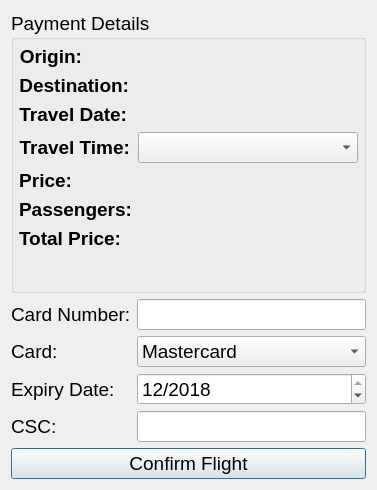
<?xml version="1.0" encoding="UTF-8"?>
<ui version="4.0">
 <class>PaymentWindow</class>
 <widget class="QDialog" name="PaymentWindow">
  <property name="geometry">
   <rect>
    <x>0</x>
    <y>0</y>
    <width>377</width>
    <height>490</height>
   </rect>
  </property>
  <property name="font">
   <font>
    <pointsize>14</pointsize>
   </font>
  </property>
  <property name="windowTitle">
   <string>Dialog</string>
  </property>
  <layout class="QGridLayout" name="gridLayout" rowstretch="10,0,0">
   <item row="1" column="0">
    <layout class="QFormLayout" name="formLayout">
     <item row="0" column="0">
      <widget class="QLabel" name="label">
       <property name="text">
        <string>Card Number:</string>
       </property>
      </widget>
     </item>
     <item row="0" column="1">
      <widget class="QLineEdit" name="txtCardNum"/>
     </item>
     <item row="1" column="0">
      <widget class="QLabel" name="label_2">
       <property name="text">
        <string>Card:</string>
       </property>
      </widget>
     </item>
     <item row="1" column="1">
      <widget class="QComboBox" name="cbxCard">
       <property name="currentText">
        <string>Mastercard</string>
       </property>
       <property name="currentIndex">
        <number>0</number>
       </property>
       <item>
        <property name="text">
         <string>Mastercard</string>
        </property>
       </item>
       <item>
        <property name="text">
         <string>Visa Card</string>
        </property>
       </item>
       <item>
        <property name="text">
         <string>JBC</string>
        </property>
       </item>
      </widget>
     </item>
     <item row="2" column="0">
      <widget class="QLabel" name="label_3">
       <property name="text">
        <string>Expiry Date:</string>
       </property>
      </widget>
     </item>
     <item row="3" column="0">
      <widget class="QLabel" name="label_4">
       <property name="text">
        <string>CSC:</string>
       </property>
      </widget>
     </item>
     <item row="3" column="1">
      <widget class="QLineEdit" name="txtCSC"/>
     </item>
     <item row="2" column="1">
      <layout class="QHBoxLayout" name="horizontalLayout">
       <item>
        <widget class="QDateEdit" name="txtExpDate">
         <property name="dateTime">
          <datetime>
           <hour>0</hour>
           <minute>0</minute>
           <second>0</second>
           <year>2018</year>
           <month>12</month>
           <day>1</day>
          </datetime>
         </property>
         <property name="displayFormat">
          <string>M/yyyy</string>
         </property>
        </widget>
       </item>
      </layout>
     </item>
    </layout>
   </item>
   <item row="2" column="0">
    <widget class="QPushButton" name="btnConfirmFlight">
     <property name="text">
      <string>Confirm Flight</string>
     </property>
    </widget>
   </item>
   <item row="0" column="0">
    <widget class="QGroupBox" name="groupBox">
     <property name="title">
      <string>Payment Details</string>
     </property>
     <layout class="QGridLayout" name="gridLayout_2">
      <property name="leftMargin">
       <number>5</number>
      </property>
      <property name="topMargin">
       <number>5</number>
      </property>
      <property name="rightMargin">
       <number>5</number>
      </property>
      <property name="bottomMargin">
       <number>5</number>
      </property>
      <item row="0" column="0">
       <layout class="QFormLayout" name="formLayout_3">
        <item row="0" column="0">
         <widget class="QLabel" name="label_6">
          <property name="font">
           <font>
            <pointsize>14</pointsize>
            <weight>75</weight>
            <bold>true</bold>
           </font>
          </property>
          <property name="text">
           <string>Origin:</string>
          </property>
          <property name="alignment">
           <set>Qt::AlignRight|Qt::AlignTrailing|Qt::AlignVCenter</set>
          </property>
         </widget>
        </item>
        <item row="0" column="1">
         <widget class="QLabel" name="lblOrigin">
          <property name="text">
           <string>&lt;origin&gt;</string>
          </property>
          <property name="alignment">
           <set>Qt::AlignLeading|Qt::AlignLeft|Qt::AlignVCenter</set>
          </property>
         </widget>
        </item>
        <item row="1" column="0">
         <widget class="QLabel" name="label_23">
          <property name="font">
           <font>
            <pointsize>14</pointsize>
            <weight>75</weight>
            <bold>true</bold>
           </font>
          </property>
          <property name="text">
           <string>Destination:</string>
          </property>
          <property name="alignment">
           <set>Qt::AlignRight|Qt::AlignTrailing|Qt::AlignVCenter</set>
          </property>
         </widget>
        </item>
        <item row="1" column="1">
         <widget class="QLabel" name="lblDestination">
          <property name="text">
           <string>&lt;destination&gt;</string>
          </property>
          <property name="alignment">
           <set>Qt::AlignLeading|Qt::AlignLeft|Qt::AlignVCenter</set>
          </property>
         </widget>
        </item>
        <item row="2" column="0">
         <widget class="QLabel" name="label_22">
          <property name="font">
           <font>
            <pointsize>14</pointsize>
            <weight>75</weight>
            <bold>true</bold>
           </font>
          </property>
          <property name="text">
           <string>Travel Date:</string>
          </property>
          <property name="alignment">
           <set>Qt::AlignRight|Qt::AlignTrailing|Qt::AlignVCenter</set>
          </property>
         </widget>
        </item>
        <item row="2" column="1">
         <widget class="QLabel" name="lblTravelDate">
          <property name="text">
           <string>&lt;travel date&gt;</string>
          </property>
          <property name="alignment">
           <set>Qt::AlignLeading|Qt::AlignLeft|Qt::AlignVCenter</set>
          </property>
         </widget>
        </item>
        <item row="4" column="0">
         <widget class="QLabel" name="label_24">
          <property name="font">
           <font>
            <pointsize>14</pointsize>
            <weight>75</weight>
            <bold>true</bold>
           </font>
          </property>
          <property name="text">
           <string>Price:</string>
          </property>
          <property name="alignment">
           <set>Qt::AlignRight|Qt::AlignTrailing|Qt::AlignVCenter</set>
          </property>
         </widget>
        </item>
        <item row="4" column="1">
         <widget class="QLabel" name="lblPrice">
          <property name="text">
           <string>&lt;price&gt;</string>
          </property>
          <property name="alignment">
           <set>Qt::AlignLeading|Qt::AlignLeft|Qt::AlignVCenter</set>
          </property>
         </widget>
        </item>
        <item row="5" column="0">
         <widget class="QLabel" name="label_26">
          <property name="font">
           <font>
            <pointsize>14</pointsize>
            <weight>75</weight>
            <bold>true</bold>
           </font>
          </property>
          <property name="text">
           <string>Passengers:</string>
          </property>
          <property name="alignment">
           <set>Qt::AlignRight|Qt::AlignTrailing|Qt::AlignVCenter</set>
          </property>
         </widget>
        </item>
        <item row="6" column="0">
         <widget class="QLabel" name="label_25">
          <property name="font">
           <font>
            <pointsize>14</pointsize>
            <weight>75</weight>
            <bold>true</bold>
           </font>
          </property>
          <property name="text">
           <string>Total Price:</string>
          </property>
          <property name="alignment">
           <set>Qt::AlignRight|Qt::AlignTrailing|Qt::AlignVCenter</set>
          </property>
         </widget>
        </item>
        <item row="6" column="1">
         <widget class="QLabel" name="lblTotalPrice">
          <property name="text">
           <string>&lt;totalPrice&gt;</string>
          </property>
          <property name="alignment">
           <set>Qt::AlignLeading|Qt::AlignLeft|Qt::AlignVCenter</set>
          </property>
         </widget>
        </item>
        <item row="5" column="1">
         <widget class="QLabel" name="lblPassengers">
          <property name="text">
           <string>&lt;passengers&gt;</string>
          </property>
          <property name="alignment">
           <set>Qt::AlignLeading|Qt::AlignLeft|Qt::AlignVCenter</set>
          </property>
         </widget>
        </item>
        <item row="3" column="0">
         <widget class="QLabel" name="label_27">
          <property name="font">
           <font>
            <pointsize>14</pointsize>
            <weight>75</weight>
            <bold>true</bold>
           </font>
          </property>
          <property name="text">
           <string>Travel Time:</string>
          </property>
          <property name="alignment">
           <set>Qt::AlignRight|Qt::AlignTrailing|Qt::AlignVCenter</set>
          </property>
         </widget>
        </item>
        <item row="3" column="1">
         <widget class="QComboBox" name="cbxTime"/>
        </item>
       </layout>
      </item>
     </layout>
    </widget>
   </item>
  </layout>
 </widget>
 <resources/>
 <connections/>
</ui>
